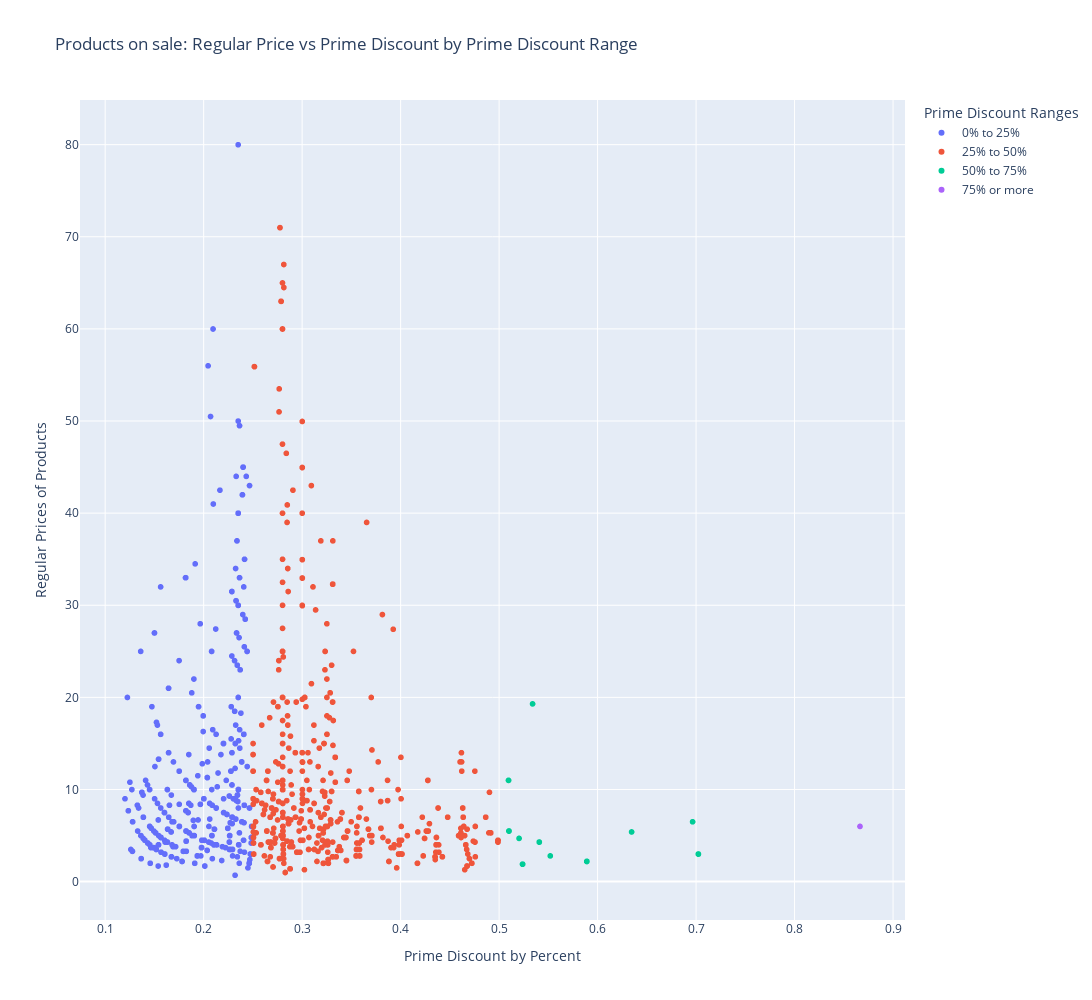

The code cell stored with this chart in its notebook:
### Code cell
fig = px.scatter(df.sort_values(by='discount_bins'), x="prime_discount", y="regular", color="discount_bins", title="Products on sale: Regular Price vs Prime Discount by Prime Discount Range", hover_data=['product', 'sale', 'prime'], width=1400, height=1000,
labels={
    "regular": "Regular Prices of Products",
    "prime_discount": "Prime Discount by Percent",
    "discount_bins": "Prime Discount Ranges"
})
fig.show()

### Figure 1 — Plotly figure (JSON) as saved in the notebook; plotly's stock layout.template omitted (floating-point values rounded to 4 significant figures; data arrays with more than 128 entries replaced by an {"elided": "..."} marker saying what was removed)
{"data": [{"customdata": {"elided": "853x3 mixed values"}, "hovertemplate": "Prime Discount Ranges=0% to 25%<br>Prime Discount by Percent=%{x}<br>Regular Prices of Products=%{y}<br>product=%{customdata[0]}<br>sale=%{customdata[1]}<br>prime=%{customdata[2]}<extra></extra>", "legendgroup": "0% to 25%", "marker": {"color": "#636efa", "symbol": "circle"}, "mode": "markers", "name": "0% to 25%", "showlegend": true, "type": "scattergl", "x": {"elided": "853 float values"}, "xaxis": "x", "y": {"elided": "853 float values"}, "yaxis": "y"}, {"customdata": {"elided": "1190x3 mixed values"}, "hovertemplate": "Prime Discount Ranges=25% to 50%<br>Prime Discount by Percent=%{x}<br>Regular Prices of Products=%{y}<br>product=%{customdata[0]}<br>sale=%{customdata[1]}<br>prime=%{customdata[2]}<extra></extra>", "legendgroup": "25% to 50%", "marker": {"color": "#EF553B", "symbol": "circle"}, "mode": "markers", "name": "25% to 50%", "showlegend": true, "type": "scattergl", "x": {"elided": "1190 float values"}, "xaxis": "x", "y": {"elided": "1190 float values"}, "yaxis": "y"}, {"customdata": [["Baking Soda, 16 oz", 1.39, 1.25], ["Organic Diced Tomatoes - No Salt Added, 14.5 oz", 1, 0.9], ["Organic Tomato Sauce, 15 oz", 1, 0.9], ["Organic Tomato Sauce (No Salt Added), 15 oz", 1, 0.9], ["Organic Fire Roasted Diced Tomatoes With Medium Green Chilies, 14.5 oz", 1, 0.9], ["Organic Fire Roasted Diced Tomatoes, 14.5 oz", 1, 0.9], ["Organic Diced Tomatoes, 14.5 oz", 1, 0.9], ["Organic Peanut Butter, Creamy, 28 oz", 2.19, 1.97], ["Creamy Peanut Butter, 36 oz", 2.19, 1.97], ["Strawberry Overnight Oats, 5.3 oz", 0.99, 0.89], ["Banana And Maple Brown Sugar Overnight Oats, 5.3 oz", 0.99, 0.89], ["Original Overnight Oats, 5.3 oz", 0.99, 0.89], ["Overnight Oats With Ancient Grains Buleberries, 5.3 oz", 0.99, 0.89], ["Organic Fire Roasted Diced Tomatoes (No Salt Added), 14.5 oz", 1, 0.9], ["Organic Peanut Butter, Creamy, 16 oz", 2.19, 1.97], ["Revolution Flatbread, 16.8 oz", 5.99, 5.39], ["Organic Peanut Butter, Crunchy, 16 oz", 2.19, 1.97], ["Steviaclear Sweet Drops, 4 fl oz", 9.99, 8.99], ["Pasta With Yummy Cheese Macaroni & Cheese, 6 oz", 1, 0.9], ["Shells & Real Aged Cheddar Macaroni & Cheese, 6 oz", 1, 0.9], ["Less Sodium Macaroni & Cheese, 6 oz", 1, 0.9], ["Shells & White Cheddar Macaroni & Cheese, 6 oz", 1, 0.9], ["Macaroni & Cheese, 6 oz", 1, 0.9], ["Multi-Grain One Bun Sandwich Buns, 21 oz", 2.5, 2.25], ["Decaf Earl Grey Tea 20ct, 1.23 oz", 2.99, 2.69], ["Decaffeinated English Breakfast 100% Pure Black Tea, 1.41 oz", 2.99, 2.69], ["Earl Grey Tea, 1.41 oz", 2.99, 2.69], ["Lemon Ginger Tea, 1.06 oz", 2.99, 2.69], ["English Breakfast Tea, 1.41 oz", 2.99, 2.69], ["Cheese & Herb Flatbread, 13.8 oz", 5.99, 5.39], ["Organic Creamy Peanut Butter (Unsweetened & No Salt), 16 oz", 2.19, 1.97]], "hovertemplate": "Prime Discount Ranges=50% to 75%<br>Prime Discount by Percent=%{x}<br>Regular Prices of Products=%{y}<br>product=%{customdata[0]}<br>sale=%{customdata[1]}<br>prime=%{customdata[2]}<extra></extra>", "legendgroup": "50% to 75%", "marker": {"color": "#00cc96", "symbol": "circle"}, "mode": "markers", "name": "50% to 75%", "showlegend": true, "type": "scattergl", "x": [0.552, 0.589, 0.589, 0.589, 0.589, 0.589, 0.589, 0.6965, 0.6345, 0.7023, 0.7023, 0.7023, 0.7023, 0.589, 0.5408, 0.5096, 0.5408, 0.534, 0.5238, 0.5238, 0.5238, 0.5238, 0.5238, 0.5203, 0.51, 0.51, 0.51, 0.51, 0.51, 0.5096, 0.5408], "xaxis": "x", "y": [2.79, 2.19, 2.19, 2.19, 2.19, 2.19, 2.19, 6.49, 5.39, 2.99, 2.99, 2.99, 2.99, 2.19, 4.29, 10.99, 4.29, 19.29, 1.89, 1.89, 1.89, 1.89, 1.89, 4.69, 5.49, 5.49, 5.49, 5.49, 5.49, 10.99, 4.29], "yaxis": "y"}, {"customdata": [["Organic Ground Black Pepper, 4 oz", 0.89, 0.8]], "hovertemplate": "Prime Discount Ranges=75% or more<br>Prime Discount by Percent=%{x}<br>Regular Prices of Products=%{y}<br>product=%{customdata[0]}<br>sale=%{customdata[1]}<br>prime=%{customdata[2]}<extra></extra>", "legendgroup": "75% or more", "marker": {"color": "#ab63fa", "symbol": "circle"}, "mode": "markers", "name": "75% or more", "showlegend": true, "type": "scattergl", "x": [0.8664], "xaxis": "x", "y": [5.99], "yaxis": "y"}], "layout": {"height": 1000, "legend": {"title": {"text": "Prime Discount Ranges"}, "tracegroupgap": 0}, "title": {"text": "Products on sale: Regular Price vs Prime Discount by Prime Discount Range"}, "width": 1400, "xaxis": {"anchor": "y", "domain": [0, 1], "title": {"text": "Prime Discount by Percent"}}, "yaxis": {"anchor": "x", "domain": [0, 1], "title": {"text": "Regular Prices of Products"}}}}
